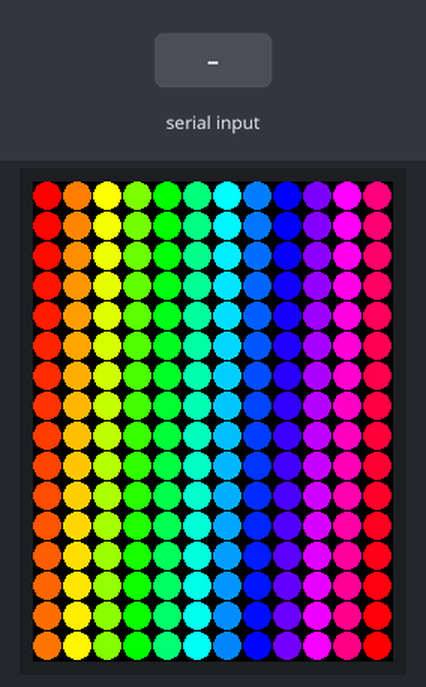
Bench run of a program on a simulated ESP32 board running MicroPython. Parts: 240×320 colour display. Inputs (shaded band) come from the test bench. What the program prints to the serial console is not drawn. At 2.7 s the program stops and its outputs stay as they are.

Above: at 2.6 s.
2.7 s: "0" typed at the serial console, then Enter
Timing chart, 0 to 4.2 s (numbered marks = the images above; inputs shaded):
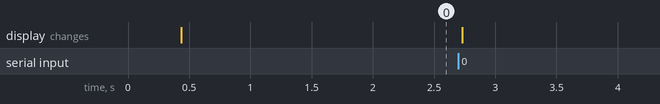

The program:

demo_color_palette.py
```python
"""ILI9341 demo (color palette)."""
from time import sleep
from ili9341 import Display, color565
from machine import Pin, SPI, SoftSPI  # type: ignore


def hsv_to_rgb(h, s, v):
    """
    Convert HSV to RGB (based on colorsys.py).

        Args:
            h (float): Hue 0 to 1.
            s (float): Saturation 0 to 1.
            v (float): Value 0 to 1 (Brightness).
    """
    if s == 0.0:
        return v, v, v
    i = int(h * 6.0)
    f = (h * 6.0) - i
    p = v * (1.0 - s)
    q = v * (1.0 - s * f)
    t = v * (1.0 - s * (1.0 - f))
    i = i % 6

    v = int(v * 255)
    t = int(t * 255)
    p = int(p * 255)
    q = int(q * 255)

    if i == 0:
        return v, t, p
    if i == 1:
        return q, v, p
    if i == 2:
        return p, v, t
    if i == 3:
        return p, q, v
    if i == 4:
        return t, p, v
    if i == 5:
        return v, p, q


def test():
    """Test code."""
    # Baud rate of 40000000 seems about the max
    #spi = SPI(1, baudrate=5000000, sck=Pin(36), mosi=Pin(32))
    #display = Display(spi, dc=Pin(48), cs=Pin(26), rst=Pin(53))

    spi = SoftSPI(baudrate=80_000_000, sck=Pin(36), mosi=Pin(32), miso=Pin(33) )
    display = Display(spi, dc=Pin(22),  rst=Pin(5), cs=Pin(4),)

    radius = 9
    step_size = (radius + 1) * 2
    num_circles_x = (display.width // step_size)
    num_circles_y = (display.height // step_size)
    total_circles = num_circles_x * num_circles_y
    c = 0
    for x in range(0, num_circles_x):
        for y in range(0, num_circles_y):
            color = color565(*hsv_to_rgb(c / total_circles, 1, 1))
            display.fill_circle(x * step_size + radius, y * step_size + radius,
                                radius, color)
            c += 1

    sleep(1)
    get = input("Press Enter Key to Exit")
    display.cleanup()


test()
```
